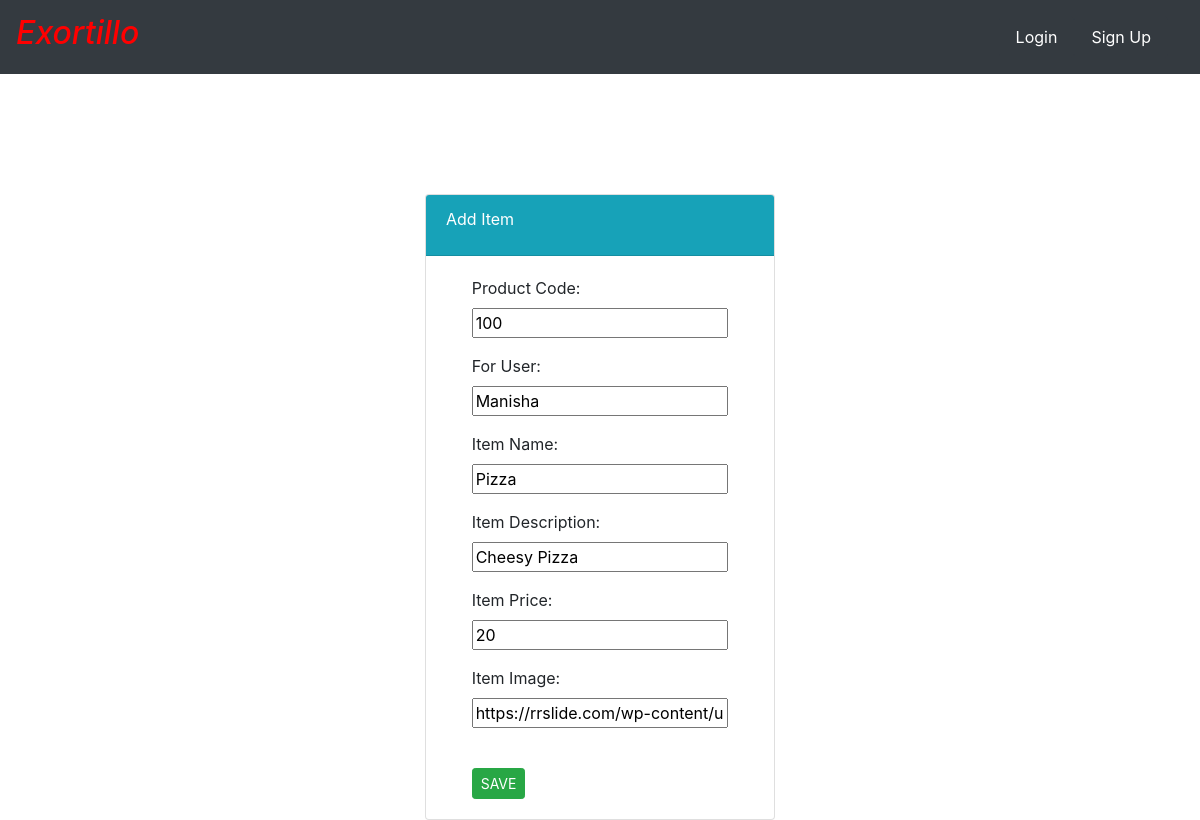
Before: /food/update/1/ with the older database file.
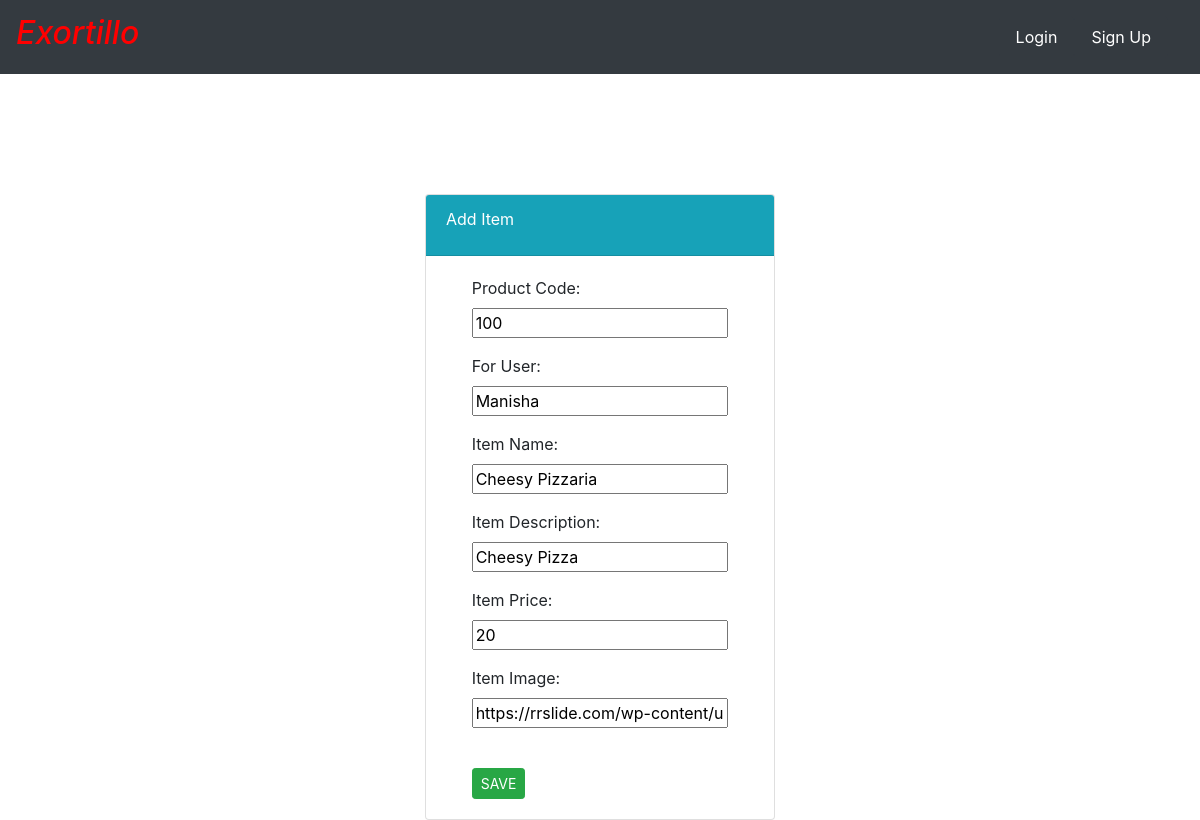
After: the same page with the newer database file.
### food/models.py (models this page shows, shortened)
class Item(models.Model):
    user = models.ForeignKey(User, on_delete=models.CASCADE, default='1')
    prod_code = models.IntegerField(default=100)
    for_user = models.CharField(max_length=100, default='xyz')
    item_name = models.CharField(max_length=50)
    item_desc = models.CharField(max_length=500,default="Lorem Ipsum es simplemente el texto de relleno de las imprentas y archivos de texto. Lorem Ipsum ha sido el texto de relleno estándar de las industrias desde el año 1500, cuando un impresor (N. del T. persona que se dedica a la imprenta) desconocido usó una galería de textos y los mezcló de tal manera que logró hacer un libro de textos especimen. No sólo sobrevivió 500 años, sino que tambien ingresó como texto de relleno en documentos electrónicos, quedando")
    item_price = models.IntegerField()
    item_image = models.CharField(
        max_length=500,
        default="https://livingstonbagel.com/wp-content/uploads/2016/11/food-placeholder.jpg"
     )

### food/views.py (the view, shortened to what this page needs)
# urls.py: path('update/<int:id>/', views.update_item, name='update_item'),
def update_item(request, id):
    item = Item.objects.get(pk=id)
    form = ItemForm(request.POST or None, instance=item)
    context = {
        'form': form
    }
    return render(request, 'food/item-form.html', context)

### food/forms.py
class ItemForm(forms.ModelForm):
    class Meta:
        model = Item
        fields = ['prod_code', 'for_user', 'item_name', 'item_desc', 'item_price', 'item_image']

### food/templates/food/item-form.html (shortened to what this page needs)
{% extends 'food/base.html' %}
{% block body %}
<br><br><br>
<div class="container">
    <div class="row">
         <div class="col-md-4 offset-md-4">
            <div class="card">
                <div class="card-header text-white bg-info">
                    <div class="card-title">
                        Add Item
                    </div>
                </div>
                <div class="card-body">
                    <form method="POST">
                         <label class="offset-md-1">Product Code: </label><br>
                        <p class="offset-md-1">{{ form.prod_code }}</p>
                        <label class="offset-md-1">For User: </label><br>
                        <p class="offset-md-1">{{ form.for_user }}</p>
                        <label class="offset-md-1">Item Name: </label><br>
                        <p class="offset-md-1">{{ form.item_name }}</p>
                        <label class="offset-md-1">Item Description: </label><br>
                        <p class="offset-md-1">{{ form.item_desc }}</p>
                        <label class="offset-md-1">Item Price: </label><br>
                        <p class="offset-md-1">{{ form.item_price }}</p>
                        <label class="offset-md-1">Item Image: </label><br>
                        <p class="offset-md-1">{{ form.item_image }}</p><br>
                        <button class="offset-md-1 btn btn-success btn-sm" type="submit">SAVE</button>
                    </form>
                </div>
            </div>
        </div>
    </div>
</div>
{%  endblock %}

### food/templates/food/base.html (shortened to what this page needs)
{% load static %}
<!DOCTYPE html>
<html lang="en">
<head>
    <link rel="stylesheet" href="{% static 'food/style.css' %}">
     <link rel="stylesheet" href="https://cdn.jsdelivr.net/npm/bootstrap@4.3.1/dist/css/bootstrap.min.css">
</head>
<body>
   <nav class="navbar navbar-dark bg-dark">
    <a href="{% url 'food:index' %}" class="nav-brand" style="font-style: italic; font-size: 1.3rem; text-align:justify; color:red">
       <h2> Exortillo </h2></a>
    <div class="navbar">
        {% if user.is_superuser %}
        <a href="{% url 'food:create_item'%}" class="nav-item nav-link btn btn-dark">
            Add item
        </a>
        <a href="{% url 'profile'%}" class="nav-item nav-link btn btn-dark">
            Profile
        </a>
        <a href="{% url 'logout'%}" class="nav-item nav-link btn btn-dark">
            Logout
        </a>
        {% else %}
            <a href="{% url 'login'%}" class="nav-item nav-link btn btn-dark">
                Login
            </a>
            <a href="{% url 'register'%}" class="nav-item nav-link btn btn-dark">
                Sign Up
            </a>
        {% endif %}
    </div>
</nav>
    {% block body %}
    {% endblock %}
</body>
</html>

### food/static/food/style.css (style rules this page uses)
body { background-color: aquamarine; }

Changed rows visible on the page:
changed Item "Manisha": item_name "Pizza" → "Cheesy Pizzaria"
